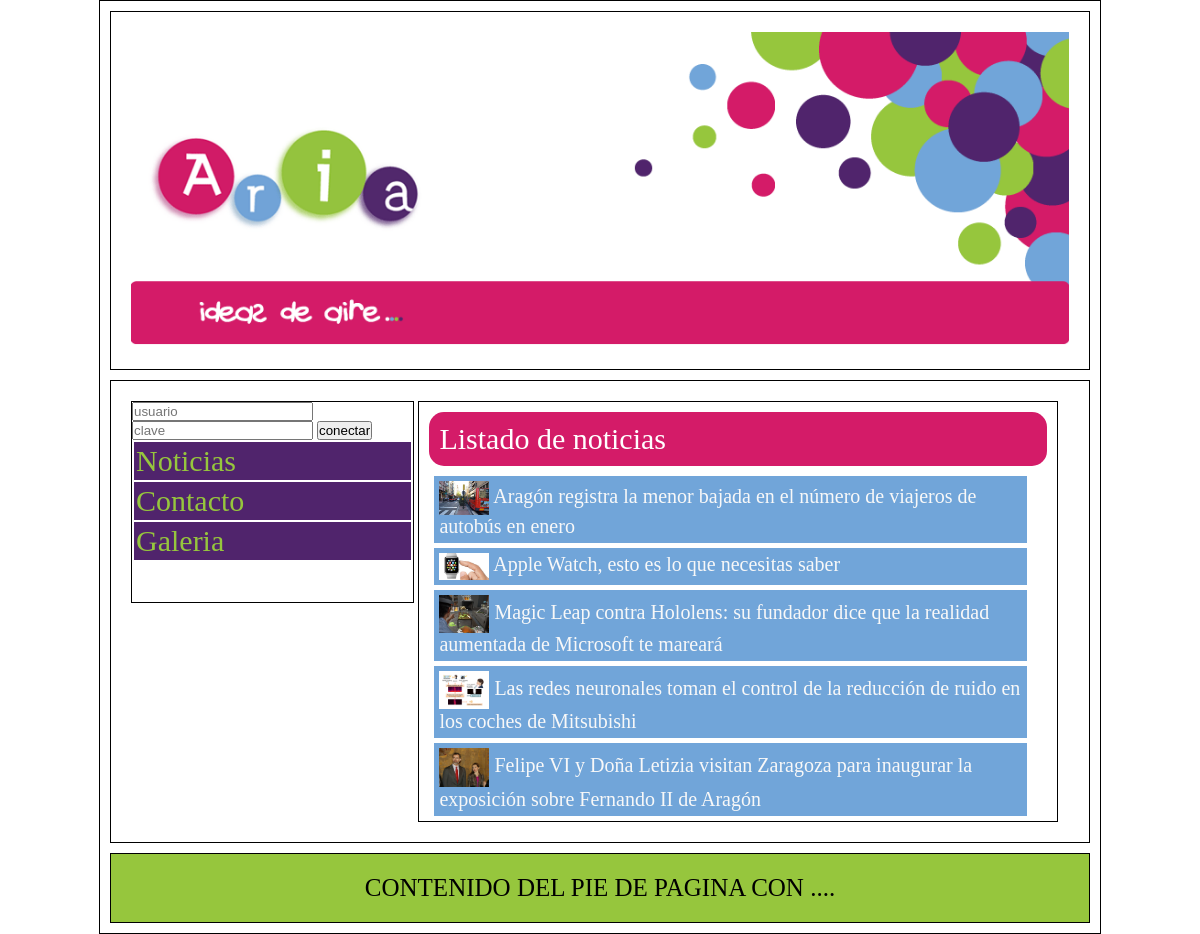
The page / on the database its author committed.
### tables this page shows
CREATE TABLE IF NOT EXISTS `noticias` (
`id_not` int(11) NOT NULL,
  `titulo_not` varchar(250) NOT NULL,
  `contenido_not` longtext NOT NULL,
  `imagen_not` varchar(100) NOT NULL
);

### listado.php (the view, shortened to what this page needs)
<header>Listado de noticias</header>
<?php
$sql="SELECT * FROM noticias ORDER BY id_not DESC";
$consulta=$conexion->query($sql);
while($fila=$consulta->fetch_array()){
	?>
	<article>
		<a href="index.php?p=detalle.php&id_not=<?php echo $fila['id_not'];?>">
			<img src="imagenes/<?php echo $fila['imagen_not'];?>">
			<?php echo $fila['titulo_not'];?>
		</a>
	</article>
	<?php
}
?>

### css/estilos.css (style rules this page uses)
* { margin:0px; padding:0px; }
body { text-align: center; }
#contenido header { background-color: #D41B68; color: #FFFFFF; font-size: 30px; border-radius: 15px; padding:10px; margin: 10px; }
#contenido article { background-color: #71A5D9; font-size: 18px; color: #E5E5E5; padding: 5px; margin: 5px 30px 5px 15px; }
#contenido article * { vertical-align: middle; }
#contenido article img { width: 50px; }
#contenido article a { text-decoration: none; color: #F8F8F8; font-size: 20px; }

### css/lightbox.css (style rules this page uses)
body:after { content: url(../img/close.png) url(../img/loading.gif) url(../img/prev.png) url(../img/next.png); display: none; }

### rows shown on the page
noticias: imagen_not (picture), titulo_not "Aragón registra la menor bajada en el número de viajeros de autobús en enero"
noticias: imagen_not (picture), titulo_not "Apple Watch, esto es lo que necesitas saber"
noticias: shows a picture, titulo_not "Magic Leap contra Hololens: su fundador dice que la realidad aumentada de Microsoft te mareará"
noticias: imagen_not (picture), titulo_not "Las redes neuronales toman el control de la reducción de ruido en los coches de Mitsubishi"
noticias: imagen_not (picture), titulo_not "Felipe VI y Doña Letizia visitan Zaragoza para inaugurar la exposición sobre Fernando II de Aragón"
